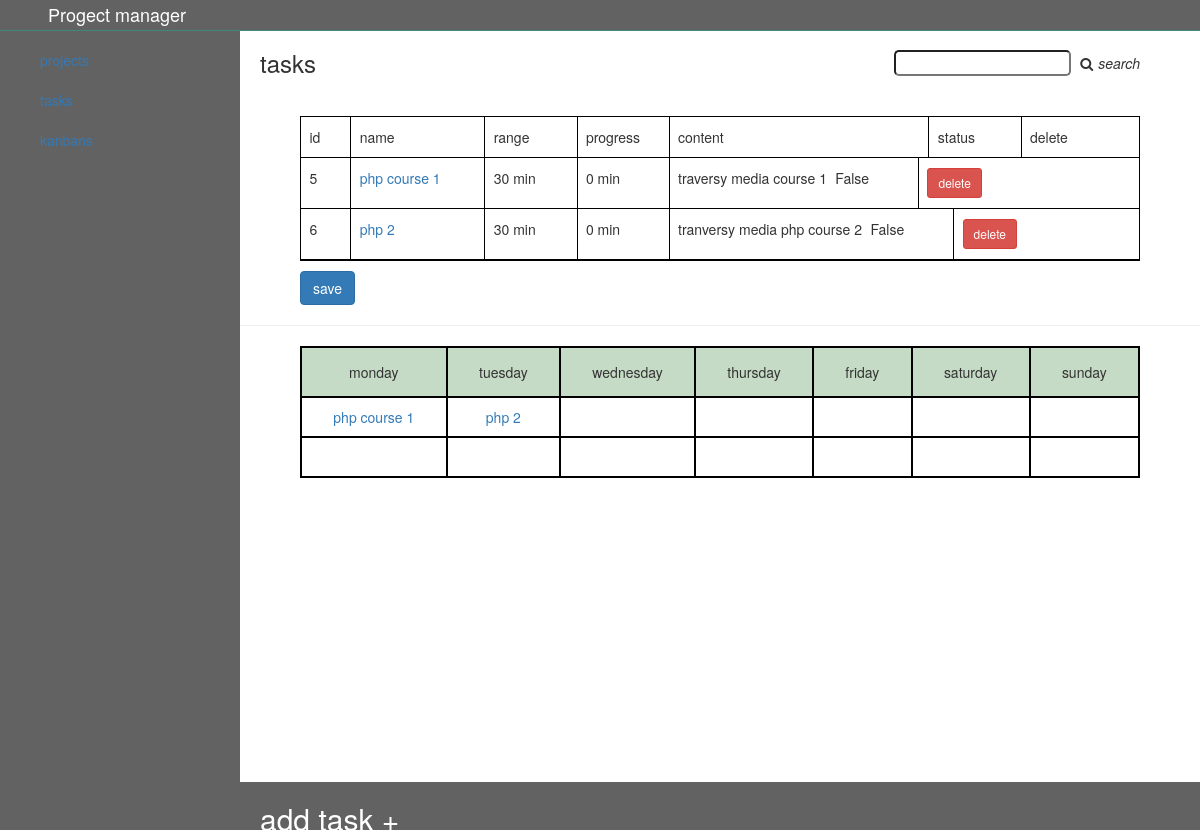
Before: /taskHub/1 with the older database file.
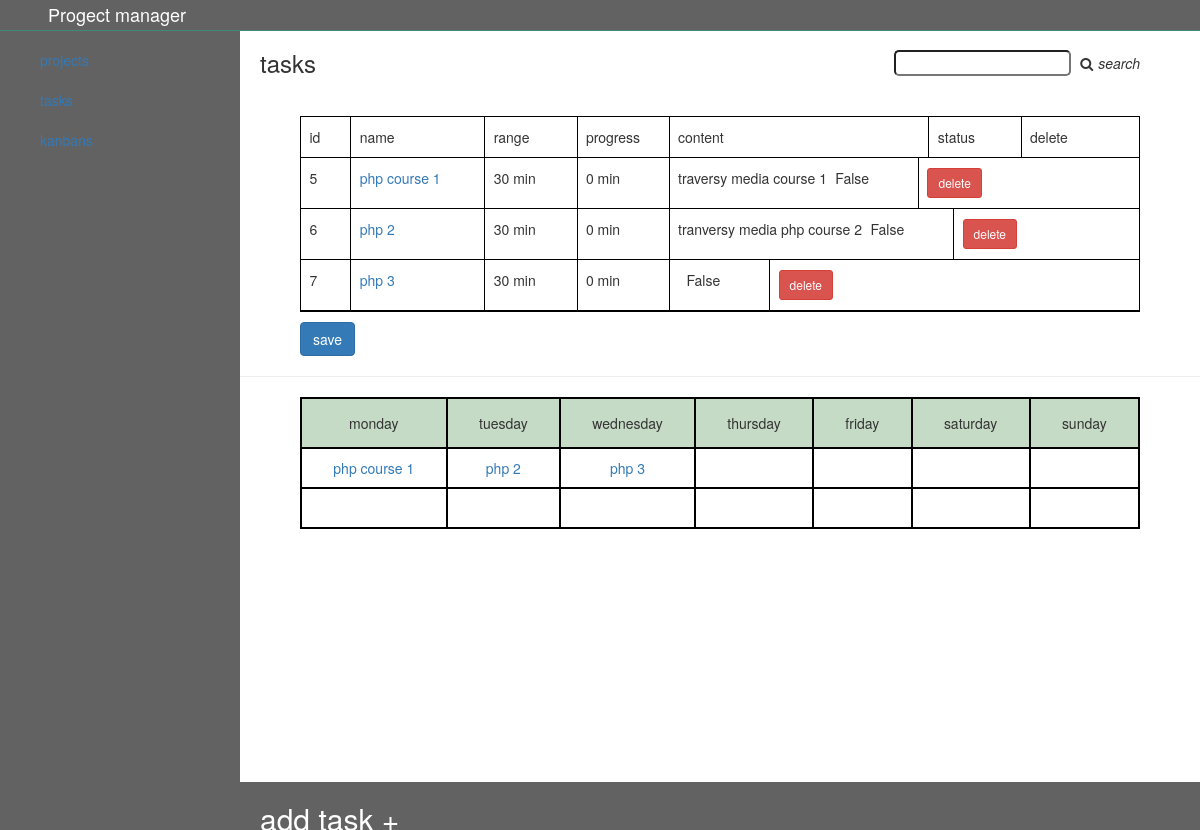
After: the same page with the newer database file.
### app.py (models this page shows, shortened)
class Task(db.Model):
    id = db.Column(db.Integer, primary_key=True)
    name = db.Column(db.String(1000), nullable=False)
    content = db.Column(db.String(1000),nullable=False)
    t_range = db.Column(db.Integer, nullable=False)
    progress = db.Column(db.Integer, nullable=False, default=0)
    date = db.Column(db.DateTime,default=datetime.utcnow)
    status = db.Column(db.Boolean, default=False)
    day = db.Column(db.String(100))
    hub_id = db.Column(db.Integer, db.ForeignKey('taskhub.id'), nullable= False)

### app.py (the view)
@app.route('/taskHub/<int:id>', methods = ['GET','POST'])
def taskHub(id):
    if Taskhub.query.get(id):
        tasks = Taskhub.query.get(id).tasks
    else:
        tasks = ''
    return render_template('taskhub.html', tasks=tasks, id = id)

### templates/taskhub.html (shortened to what this page needs)
{% extends 'base.html' %}
{% block body %}
<div class="main">
    <div class="taskhub-header">
        <h3>tasks</h3>
        <div class="search">
            <input type="text" class="taskName">
            <i class="fa fa-search"></i><i>search</i>
        </div>
    </div>
    <div class="tasks">
        <form method='post' action='/saveTask/{{id}}'>
            <ul>
                <li>
                    <p class="no">id</p>
                    <p class="name">name</p>
                    <p class="range">range</p>
                    <p class="pro">progress</p>
                    <p class="content">content</p>
                    <p class="status">status</p>
                    <p class="delete">delete</p>
                </li>
                {% for task in tasks%}
                <li class='{% if task.status == True %} success{% endif %}'>
                    <p class="no">{{ task.id }}</p>
                    <p class="name "><a href="/task/{{task.id}}" class="{{ task.day }}">{{ task.name }}</a></p>
                    <p class="range">{{ task.t_range }} min</p>
                    <p class="pro">{{ task.progress }} min</p>
                    <p class="descrition">{{ task.content }}</p>
                    <p class="status">{{ task.status }}</p>
                    <p class="delete">
                        <a href="/deleteTask/{{task.id}}" class="btn btn-danger btn-sm">delete</a>
                    </p>
                </li>
                {% endfor %}
            </ul>
            <div>
                <button class="btn btn-primary" type='submit'> save </button>
            </div>
        </form>
    </div>
    <div class="task-list" style="display: none">
        <ul>
           {% for task in tasks%}
            <a href="/task/{{task.id}}" class="{{ task.day }}">{{ task.name }}</a>
             {% endfor %}
        </ul>
    </div>
    <hr>
    <div class="addTask">
        <h2>add task +</h2>
    </div>
    <div class="time-table">
        <div class="time-tabel-cont">
            <div class="mon">
                <p class="day">monday</p>
                <div class="tasks">
                </div>
            </div>
            <div class="tue">
                <p class="day">tuesday</p>
                <div class="tasks">
                </div>
            </div>
            <div class="wed">
                <p class="day">wednesday</p>
                <div class="tasks">
                </div>
            </div>
            <div class="thu">
                <p class="day">thursday</p>
                <div class="tasks">
                </div>
            </div>
            <div class="fri">
                <p class="day">friday</p>
                <div class="tasks">
                </div>
            </div>
            <div class="sat">
                <p class="day">saturday</p>
                <div class="tasks">
                </div>
            </div>
            <div class="sun">
                <p class="day">sunday</p>
                <div class="tasks">
                </div>
            </div>
        </div>
    </div>
</div>
{% endblock %}

### templates/base.html (shortened to what this page needs)
<!doctype html>
<html lang="en">
<head>
    <link rel="stylesheet" href="../static/lib/bootstrap/css/bootstrap.css">
    <link rel="stylesheet" href="../static/lib/font-awesome/css/font-awesome.min.css">
    <link rel="stylesheet" href="../static/css/style.css">
</head>
<body>
        <header>
            <h2>Progect manager</h2>
        </header>
        <div class="main-cont">
            <div class="dashboard">
                <ul>
                    <li><a href="/">projects</a></li>
                    <li><a href="/">tasks</a></li>
                    <li><a href="/">kanbans</a></li>
                </ul>
            </div>
{% block body %}
{% endblock %}
</body>
</html>

### static/css/style.css (style rules this page uses)
header { margin-bottom: 30px; }
header h2 { margin: 0; padding: 5px 4%; font-size: 18px; position: fixed; left: 0; top: 0; width: 100%; background: #626262; color: white; border-bottom: 1px solid #3e897b; z-index: 1; }
.main-cont { display: flex; }
.main-cont .dashboard { width: 20%; background: #626262; height: 100vh; }
.main-cont .dashboard ul { list-style: none; position: fixed; height: 100%; left: 0; width: 20%; background: #626262; height: 100vh; }
.main-cont .dashboard ul li { margin: 20px 0; }
.main-cont .main { width: 80% }
.main-cont .main h3 { margin: 0; padding: 20px; }
.main-cont .main ul { list-style: none; border: 1px solid black; padding: 0; margin: 10px 30px; }
.main-cont .main ul li { display: flex; border-bottom: 1px solid black; }
.main-cont .main ul li p { margin: 0; padding: 10px 0; margin-left: 1%; }
.main-cont .main ul li .no { width: 5%; border-right: 1px solid black; }
.main-cont .main ul li .name { width: 15% !important; border-right: 1px solid black; }
.main-cont .main ul li .pro { width: 10% !important; border-right: 1px solid black; }
.main-cont .main ul li .content { width: 30% !important; border-right: 1px solid black; }
.main-cont .main ul li .status { width: 10% !important; border-right: 1px solid black; }
.main-cont .main ul li .range { width: 10% !important; border-right: 1px solid black; }
.main-cont .main ul li .delete { width: 10%; }
.main-cont form { margin: 20px 30px; }
.main .taskhub-header { display: flex; align-items: center; justify-content: space-between; }
.main .search { margin-right: 60px; }
.main .search input { border-radius: 5px; }
.main .search i { margin-left: 5px; }
.main .tasks form div { margin-left: 30px; }
.main .addTask { position: fixed; bottom: 0; background: #626262; width: 100%; transition:0.5s; transform: translateY(320px) }
.main .addTask h2 { color: white; padding-left:20px; cursor: pointer; }
.time-tabel-cont { margin: 20px 60px; display: flex; border: 1px solid black; margin-bottom: 220px; }
.time-tabel-cont p { margin: 0; }
.time-tabel-cont div { flex-grow: 1; }
.time-tabel-cont .day { background: #c5dbc5; border: 1px solid black; height: 50px; display: flex; align-items: center; justify-content: center; }
.time-tabel-cont .tasks a { border: 1px solid black; display: block; height: 40px; display: flex; justify-content: center; align-items: center; }

Changed rows visible on the page:
added Task: id "7", name "php 3", t_range "30", progress "0", status "False"
